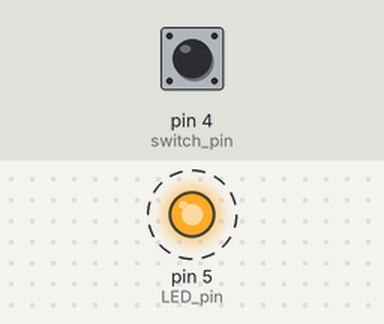
A sketch run on a simulated Arduino Uno, built with avr-gcc and run on an emulated ATmega328P. Parts: output pins drawn as LEDs (lit = HIGH). Dashed ring = blinking. The inputs (shaded band) are chosen by the test bench; at power-on: pin 4 (switch_pin) LOW.

Above: at 0.2 s.
Timing chart, 0 to 3.0 s (numbered marks = the images above):
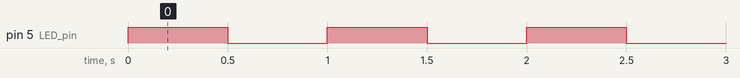

The sketch:

LabBProblem3_sample.ino
```cpp
void setup() {
  // put your setup code here, to run once:

  pinMode(4,INPUT); //switch pin
  pinMode(5,OUTPUT); // LED pin
}

void loop() {
  // put your main code here, to run repeatedly:

  int  switch_state = digitalRead(4); //read the value of the input

  if(switch_state == HIGH) //condition
  {
    digitalWrite(5,HIGH);
    delay(1000);          //if input is high the LED will be on for 1sec and off for 1sec
    digitalWrite(5,LOW);
    delay(1000);
  }

  if(switch_state == LOW) // condition
  {
    digitalWrite(5,HIGH);
    delay(500);          // if input is low the LED will be on for .5sec and off for .5sec
    digitalWrite(5,LOW);
    delay(500);
  }
}
```

Measured:
- by itself, pin 5 (LED_pin): alternates HIGH for 0.50 s and LOW for 0.50 s
